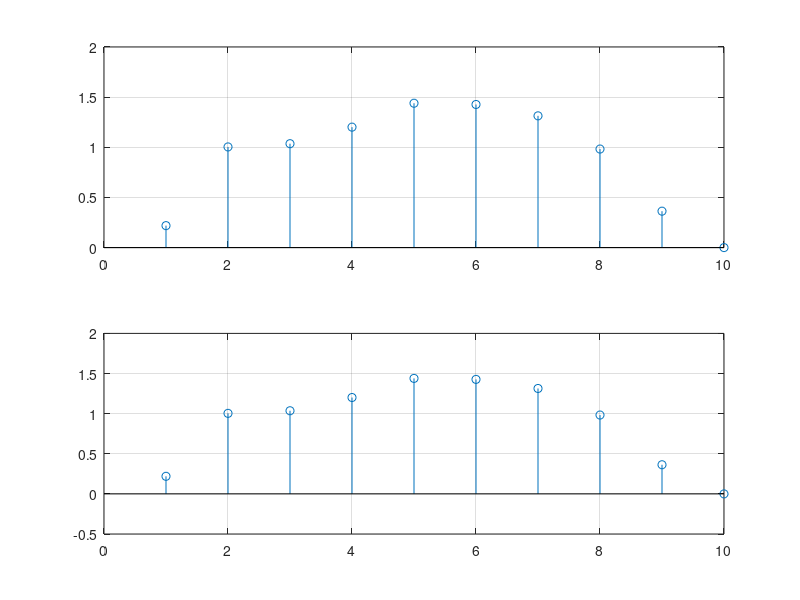

Here is the MATLAB script that generated this plot:
function rot0212
% Circular conv via linear conv
clc; clear;
N=10;% number of points
N1=6;% less than N
N2=4;% less than N
x1=rand(1,N1);
x2=rand(1,N2);
v=conv(x1,x2);
v1=[zeros(1,N) v zeros(1,N)];% v(n)
v2=[v zeros(1,N) zeros(1,N)];% v(n+N)
v3=[zeros(1,N) zeros(1,N) v];% v(n-N)
v4=v1+v2+v3;
y=v4(N+1:2*N);
disp(y);
y1=cconv(x1,x2,N);
disp(y1);
figure(1) ; 
subplot(211) ; 
stem(y) ; 
grid ; 
subplot(212);
stem(y1) ; 
grid ; 